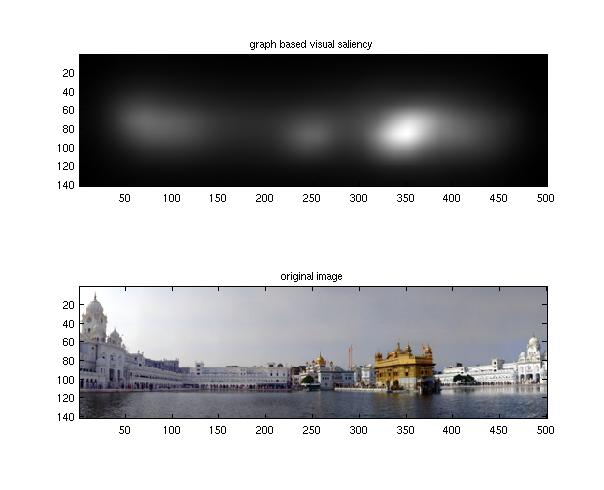
%> input picture gbvs/saliency_gbvs.jpg, 604 x 490 px
$ octave --eval "result = log(imread('saliency_gbvs.jpg'));"   (GNU Octave 9; MATLAB toolbox functions it lacks are replaced by stand-ins)
%> lines starting %> are read from the running program, lines starting %| are printed output that depends on the picture
function [points] = log(img,o_nb_blobs)
    % input image
    img = double(img(:,:,1));
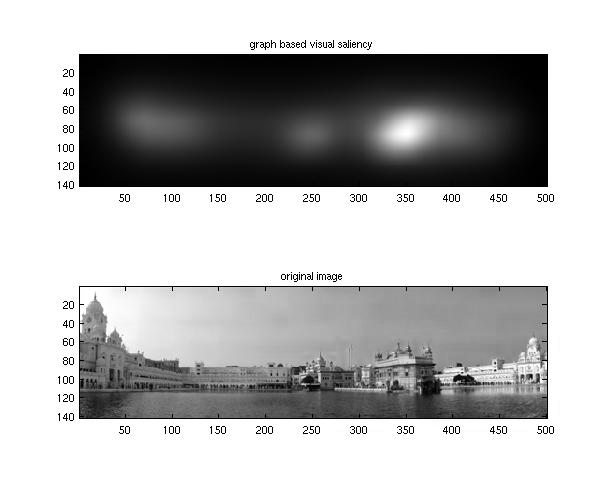
%> img: size 490x604 double; min 0, max 255, mean 182.7

    % number of blobs detected
    if nargin==1
        nb_blobs = 350;
    else
        nb_blobs = o_nb_blobs;
    end

    % Laplacian of Gaussian parameters
    sigma_begin = 2;
    sigma_end   = 15;
    sigma_step  = 1;
    sigma_array = sigma_begin:sigma_step:sigma_end;
    sigma_nb    = numel(sigma_array);

    % variable
    img_height  = size(img,1);
%> img_height = 490
    img_width   = size(img,2);
%> img_width = 604

    % calcul scale-normalized laplacian operator
    snlo = zeros(img_height,img_width,sigma_nb);
    for i=1:sigma_nb
        sigma       = sigma_array(i);
        snlo(:,:,i) = sigma*sigma*imfilter(img,fspecial('log', floor(6*sigma+1), sigma),'replicate');
    end

    % search of local maxima
    snlo_dil             = imdilate(snlo,ones(3,3,3));
    blob_candidate_index = find(snlo==snlo_dil);
%> blob_candidate_index = 404138 values from 23578 to 4143440
    blob_candidate_value = snlo(blob_candidate_index);
    [tmp,index]          = sort(blob_candidate_value,'descend');
    blob_index           = blob_candidate_index( index(1:min(nb_blobs,numel(index))) );
%> blob_index = 350 values, max 4107840 at index 6, min 29057 at index 220, mean 731873.1
    [lig,col,sca]        = ind2sub([img_height,img_width,sigma_nb],blob_index);
%> lig = 350 values, max 434 at index 88, min 43 at index 195, mean 275.1; col = 350 values, max 550 at index 274, min 60 at index 120, mean 291.2; sca = 350 values, max 14 at index 1, min 1 at index 7, mean 2.99
    points               = [lig,col,3*reshape(sigma_array(sca),[size(lig,1),1])];
%> points = 350 rows, first 12: [72 532 45; 59 544 12; 58 83 9; 71 96 45; 184 545 9; 170 532 45; 185 82 6; 417 547 6; 170 96 45; 182 86 15; 176 91 30; 377 531 6]
%> `result = log(imread('saliency_gbvs.jpg'));`: result has the same summary as points in log

end
